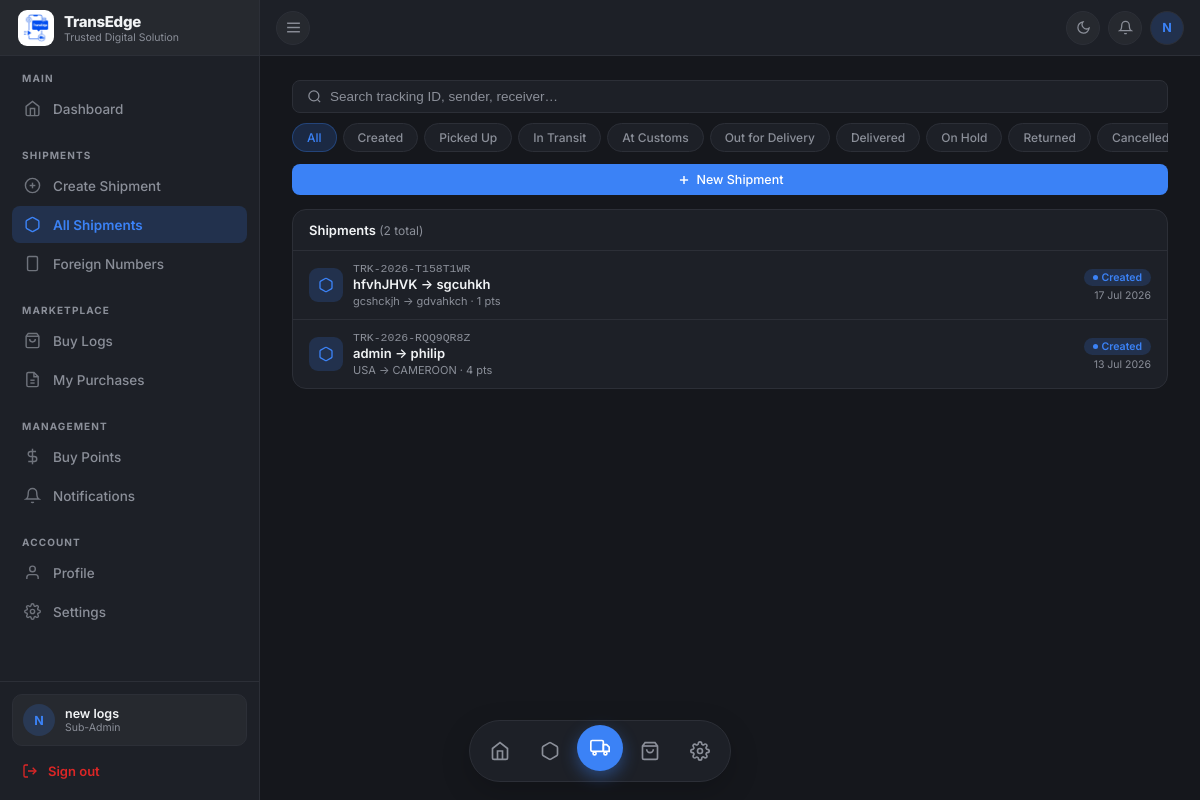
Before: /shipping/sub-admin/shipments/ (signed in) with the older database file.
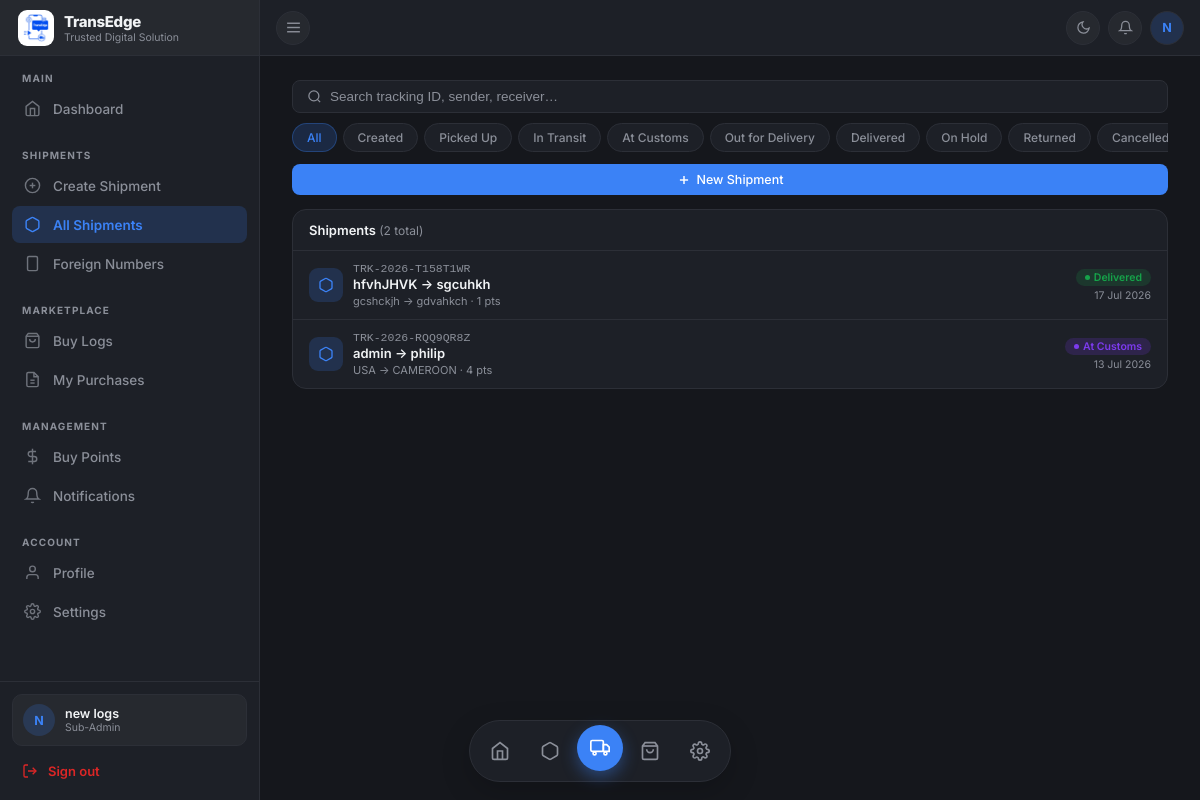
After: the same page with the newer database file.
### Business/models.py (models this page shows, shortened)
class Shipment(models.Model):
    class Status(models.TextChoices):
        CREATED          = "created",         "Created"
        PICKED_UP        = "picked_up",        "Picked Up"
        IN_TRANSIT       = "in_transit",       "In Transit"
        AT_CUSTOMS       = "at_customs",       "At Customs"
        OUT_FOR_DELIVERY = "out_for_delivery", "Out for Delivery"
        DELIVERED        = "delivered",        "Delivered"
        HELD             = "held",             "On Hold"
        RETURNED         = "returned",         "Returned"
        CANCELLED        = "cancelled",        "Cancelled"
    class ShipmentType(models.TextChoices):
        STANDARD  = "standard",  "Standard"
        EXPRESS   = "express",   "Express"
        OVERNIGHT = "overnight", "Overnight"
        FREIGHT   = "freight",   "Freight"
        DOCUMENT  = "document",  "Document Only"
    id                   = models.UUIDField(primary_key=True, default=uuid.uuid4, editable=False)
    tracking_id          = models.CharField(
        max_length=20, unique=True,
        default=generate_tracking_id, editable=False,
    )
    created_by           = models.ForeignKey(
        settings.AUTH_USER_MODEL,
        on_delete=models.SET_NULL, null=True,
        related_name="created_shipments",
    )
    sender               = models.OneToOneField(
        ContactInfo, on_delete=models.PROTECT, related_name="as_sender"
    )
    receiver             = models.OneToOneField(
        ContactInfo, on_delete=models.PROTECT, related_name="as_receiver"
    )
    shipment_type        = models.CharField(max_length=15, choices=ShipmentType.choices, default=ShipmentType.STANDARD)
    description          = models.TextField()
    weight_kg            = models.DecimalField(max_digits=8, decimal_places=2, null=True, blank=True)
    dimensions           = models.CharField(max_length=100, blank=True)
    quantity             = models.PositiveIntegerField(default=1)
    declared_value       = models.DecimalField(max_digits=14, decimal_places=2, null=True, blank=True)
    currency             = models.CharField(max_length=5, default="NGN")
    status               = models.CharField(max_length=20, choices=Status.choices, default=Status.CREATED)
    origin_country       = models.CharField(max_length=100)
    destination_country  = models.CharField(max_length=100)
    estimated_delivery   = models.DateField(null=True, blank=True)
    actual_delivery      = models.DateField(null=True, blank=True)
    internal_notes       = models.TextField(blank=True)
    special_instructions = models.TextField(blank=True)
    points_spent         = models.PositiveIntegerField(default=0)
    amendment_count = models.PositiveIntegerField(default=0)
    created_at           = models.DateTimeField(auto_now_add=True)
    updated_at           = models.DateTimeField(auto_now=True)
    support_link_url    = models.URLField(blank=True)
    support_link_label  = models.CharField(max_length=100, blank=True, default="Chat with Support")
    support_link_active = models.BooleanField(default=False)
    driver_name        = models.CharField(max_length=100, blank=True, default="")
    driver_phone        = models.CharField(max_length=30, blank=True, default="")
    driver_photo         = models.ImageField(upload_to="drivers/", null=True, blank=True)
    driver_vehicle_info  = models.CharField(max_length=100, blank=True, default="")
    driver_rating        = models.DecimalField(max_digits=2, decimal_places=1, null=True, blank=True)
    driver_chat_url      = models.URLField(blank=True)
    class Meta:
        ordering = ["-created_at"]

class ContactInfo(models.Model):
    id          = models.UUIDField(primary_key=True, default=uuid.uuid4, editable=False)
    full_name   = models.CharField(max_length=255)
    email       = models.EmailField()
    phone       = models.CharField(max_length=20)
    address     = models.TextField()
    city        = models.CharField(max_length=100, blank=True)
    state       = models.CharField(max_length=100, blank=True)
    country     = models.CharField(max_length=100, blank=True)
    postal_code = models.CharField(max_length=20, blank=True)
    company     = models.CharField(max_length=255, blank=True)

### Business/sub_admin_views.py (the view)
    def wrapper(request, *args, **kwargs):
        if not request.user.is_authenticated:
            return redirect("sub-admin-login")
        if request.user.role != User.Role.SUB_ADMIN:
            return redirect("sub-admin-login")
        try:
            profile = request.user.sub_admin_profile
        except SubAdminProfile.DoesNotExist:
            return redirect("sub-admin-login")
        if profile.approval_status == SubAdminProfile.ApprovalStatus.PENDING:
            return render(request, "admin/subadmin/pending_approval.html", {"profile": profile})
        if profile.approval_status == SubAdminProfile.ApprovalStatus.REJECTED:
            return render(request, "admin/subadmin/rejected.html", {"profile": profile})
        if profile.approval_status == SubAdminProfile.ApprovalStatus.SUSPENDED:
            return render(request, "admin/subadmin/suspended.html", {"profile": profile})
        return view_func(request, *args, **kwargs)

### Business/context_processors.py (called while the page is built)
def unread_notifications(request):
    user = getattr(request, "user", None)
    if not user or not user.is_authenticated or user.role != User.Role.SUB_ADMIN:
        return {"unread_notifications": 0}
    unread_private = Notification.objects.filter(
        recipient=user, is_read=False
    ).count()
    read_public_ids = NotificationRead.objects.filter(
        user=user
    ).values_list("notification_id", flat=True)
    unread_public = Notification.objects.filter(
        is_public=True, recipient__isnull=True
    ).exclude(id__in=read_public_ids).count()
    return {"unread_notifications": unread_private + unread_public}

def branding(request):
    ref = request.session.get("active_referral_code")
    profile = SubAdminProfile.objects.filter(referral_code=ref).first() if ref else None
    settings_ctx = (
        SubAdminSiteSettings.for_user(profile.user) if profile
        else default_settings_context()
    )
    return {
        "settings": settings_ctx,
        "profile": profile,
        "testimonials": Testimonial.objects.filter(is_active=True).order_by("sort_order"),
        "gallery_images": BrandGalleryImage.objects.filter(is_active=True).order_by("sort_order"),
    }

### Business/templates/admin/subadmin/shipment_list.html (shortened to what this page needs)
{% extends "admin/subadmin/base.html" %}
{% block content %}
<div class="toolbar">
  <form method="get" style="display:contents;">
    <div class="search-box">
      <svg width="15" height="15" fill="none" viewBox="0 0 24 24" stroke="currentColor" stroke-width="2" style="color:var(--muted);flex-shrink:0;">
        <circle cx="11" cy="11" r="8"/><line x1="21" y1="21" x2="16.65" y2="16.65"/>
      </svg>
      <input type="text" name="q" value="{{ query }}" placeholder="Search tracking ID, sender, receiver…">
    </div>
    <div class="filter-btns">
      <a href="?" class="filter-btn {% if not status_filter %}active{% endif %}">All</a>
      {% for val, label in status_choices %}
      <a href="?status={{ val }}{% if query %}&q={{ query }}{% endif %}" class="filter-btn {% if status_filter == val %}active{% endif %}">{{ label }}</a>
      {% endfor %}
    </div>
  </form>
  {% if can_create %}
  <a href="{% url 'sub-admin-shipment-create' %}" class="btn btn-primary" style="width:100%;justify-content:center;">
    <svg width="14" height="14" fill="none" viewBox="0 0 24 24" stroke="currentColor" stroke-width="2.5"><line x1="12" y1="5" x2="12" y2="19"/><line x1="5" y1="12" x2="19" y2="12"/></svg>
    New Shipment
  </a>
  {% else %}
  <a href="{% url 'sub-admin-buy-points' %}" class="btn btn-outline" style="width:100%;justify-content:center;">Buy points to create</a>
  {% endif %}
</div>
<div class="section">
  <div class="section-header">
    <h3>Shipments <span>({{ page_obj.paginator.count }} total)</span></h3>
  </div>
  {% for shipment in page_obj %}
  <a href="{% url 'sub-admin-shipment-detail' pk=shipment.pk %}" class="ship-row">
    <div class="ship-icon">
      <svg width="16" height="16" fill="none" viewBox="0 0 24 24" stroke="currentColor" stroke-width="2">
        <path d="M21 16V8a2 2 0 00-1-1.73l-7-4a2 2 0 00-2 0l-7 4A2 2 0 003 8v8a2 2 0 001 1.73l7 4a2 2 0 002 0l7-4A2 2 0 0021 16z"/>
      </svg>
    </div>
    <div class="ship-main">
      <div class="ship-tid">{{ shipment.tracking_id }}</div>
      <div class="ship-route">{{ shipment.sender.full_name }} → {{ shipment.receiver.full_name }}</div>
      <div class="ship-meta">{{ shipment.origin_country }} → {{ shipment.destination_country }} · {{ shipment.points_spent }} pts</div>
    </div>
    <div class="ship-right">
      <span class="badge b-{{ shipment.status }}">{{ shipment.get_status_display }}</span>
      <span class="ship-date">{{ shipment.created_at|date:"d M Y" }}</span>
    </div>
  </a>
  {% empty %}
  <div class="empty-cell">
    {% if query %}No shipments match "{{ query }}".{% else %}No shipments yet.{% endif %}
    {% if can_create %}<br><a href="{% url 'sub-admin-shipment-create' %}">Create your first shipment →</a>{% endif %}
  </div>
  {% endfor %}
</div>
{% endblock %}

Changed rows visible on the page:
changed Shipment "gcshckjh": status "Created" → "Delivered"
changed Shipment "USA": status "Created" → "At Customs"
